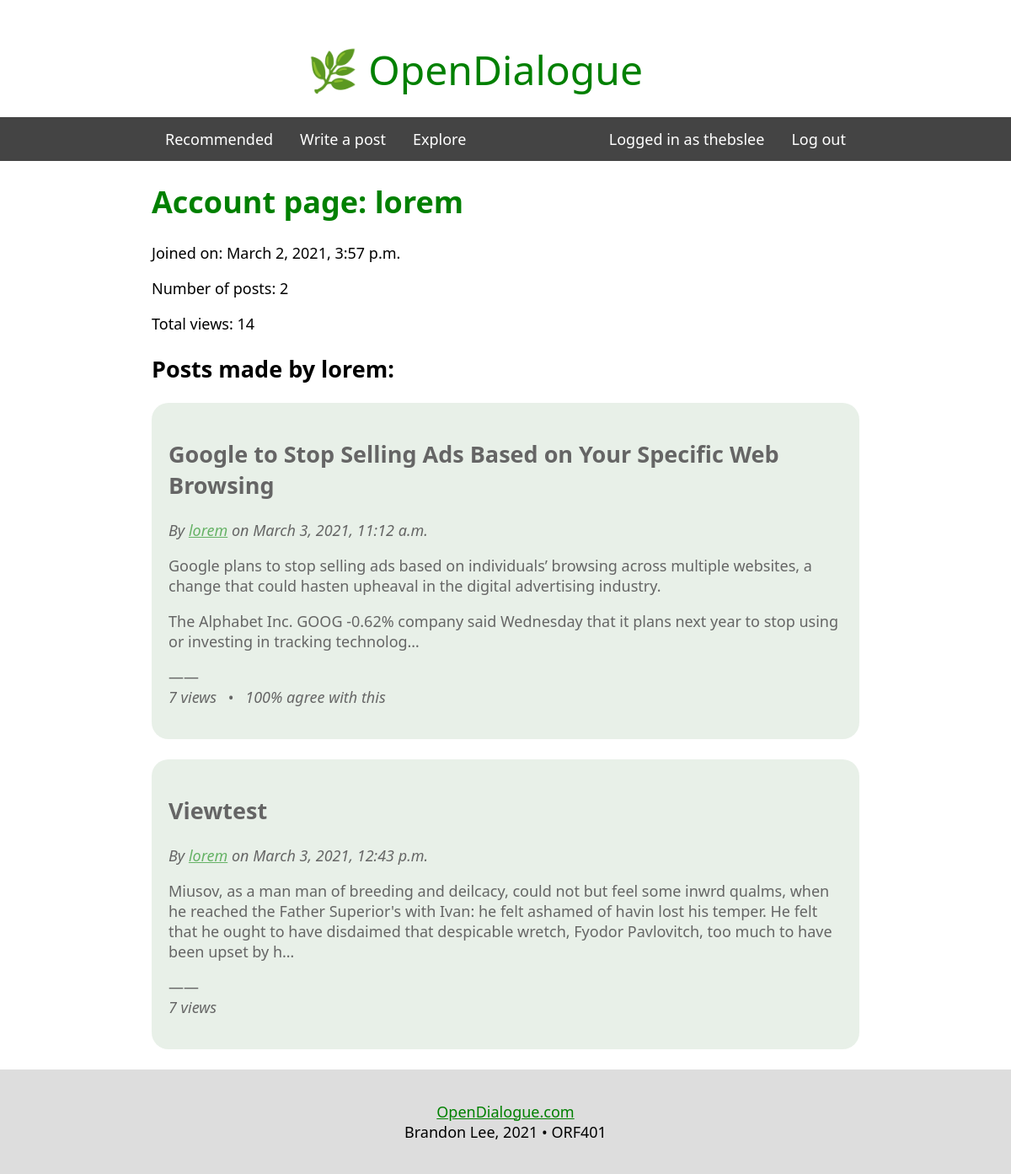
The app's page /forum/account/lorem (signed in), older data.
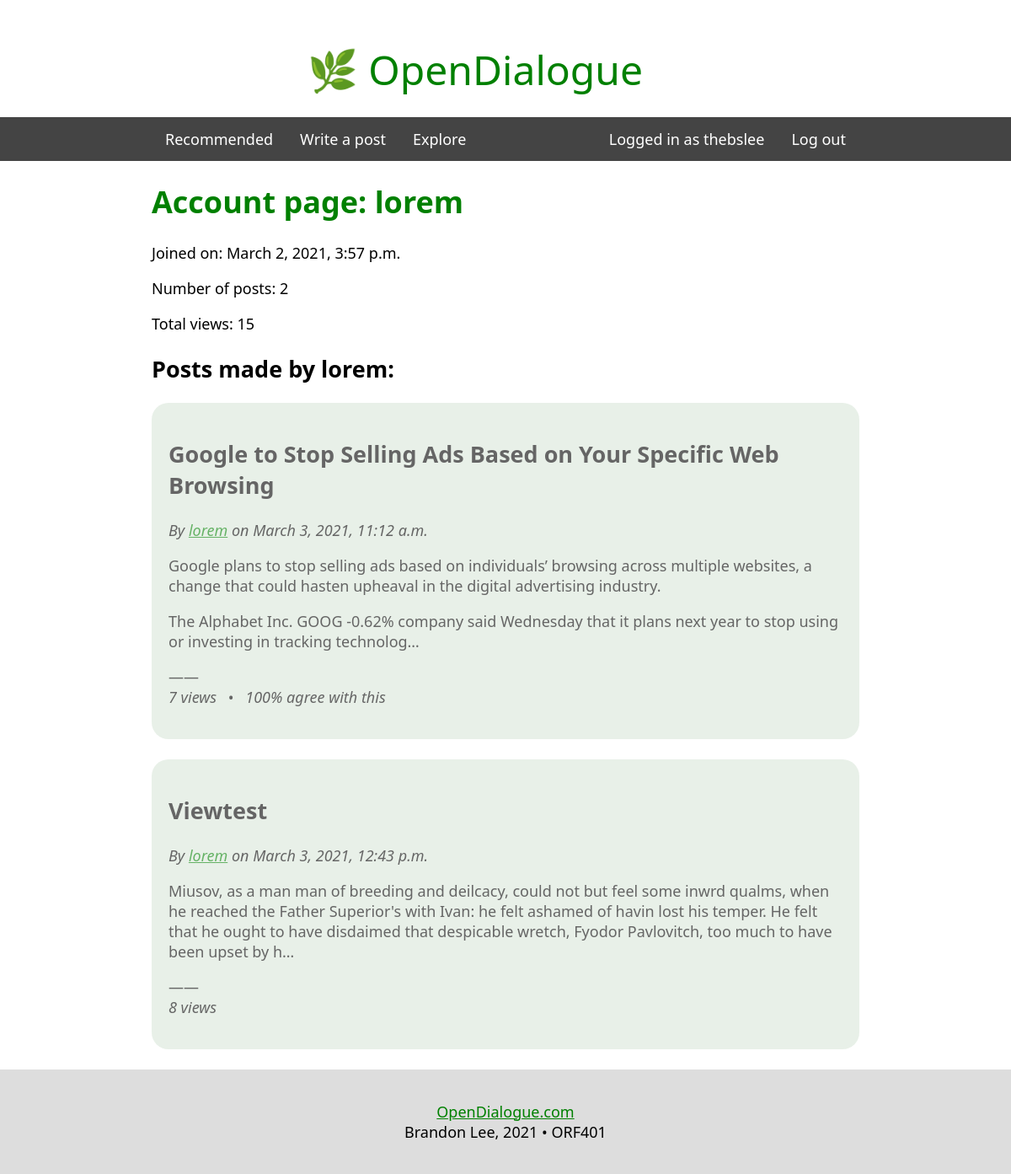
The same page, newer data.
### forum/models.py (models this page shows)
class Post(models.Model):
    author = models.ForeignKey(settings.AUTH_USER_MODEL, on_delete=models.CASCADE, related_name="author")
    title = models.CharField(max_length=500)
    content = models.TextField(max_length=20000)
    created = models.DateTimeField()
    parent = models.ForeignKey("Post", on_delete=models.CASCADE, related_name="postparent", blank=True, null=True)
    parentid = models.IntegerField(blank=True, null=True)
    parenttitle = models.CharField(blank=True, max_length=500)
    parentauthor = models.CharField(blank=True, max_length=100)
    views = models.IntegerField(default=0)
    agrees = models.IntegerField(default=0)
    agreechecks = models.IntegerField(default=0)
    strongs = models.IntegerField(default=0)
    strongchecks = models.IntegerField(default=0)

### forum/views.py (the view)
# urls.py: path('account/<searchusername>', views.account, name='account'),
def account(request, searchusername):
    if not request.user.is_authenticated:
        return redirect('home')
    context = {}
    context['user'] = request.user
    context['searcheduser'] = User.objects.get(username=searchusername)
    context['posts'] = Post.objects.filter(Q(author__username=searchusername))
    context['totalviews'] = sum(post.views for post in context['posts'])
    return render(request, "account.html", context)

### forum/templates/account.html (shortened to what this page needs)
{% extends 'base.html' %}
{% block content %}
{% include "navbar.html" %}
<h1>Account page: {{ searcheduser.username }}</h1>
<p>Joined on: {{ searcheduser.date_joined }}</p>
<p>Number of posts: {{ posts | length }}</p>
<p>Total views: {{ totalviews }}</p>
<h2>Posts made by {{ searcheduser.username }}:</h2>
{% for post in posts %}
<div class="post_box" onclick='location.href="{% url 'forum:post' post.id %}";'>
    <h2>{{post.title}}
    </h2>
    <p><i>By <a href="{% url 'forum:account' post.author %}">{{post.author}}</a> on {{post.created}}</i></p>
    <p>{% with broken=post.content|linebreaks %}{{broken|truncatechars:300}}{% endwith %}</p>
    <p>——<br><i>{{post.views}} views</i>
    {% if post.agreechecks > 0 %} &ensp;•&ensp; <i>{% widthratio post.agrees post.agreechecks 100 %}% agree with this</i> {% endif %}
    </p>
    </div>
<br>
{% endfor %}
{% endblock %}

Row changes from the older to the newer data that the page shows:
changed Post "Viewtest": views "7" → "8"
Text that changed along with them:
{{ totalviews }}: "14" → "15"
